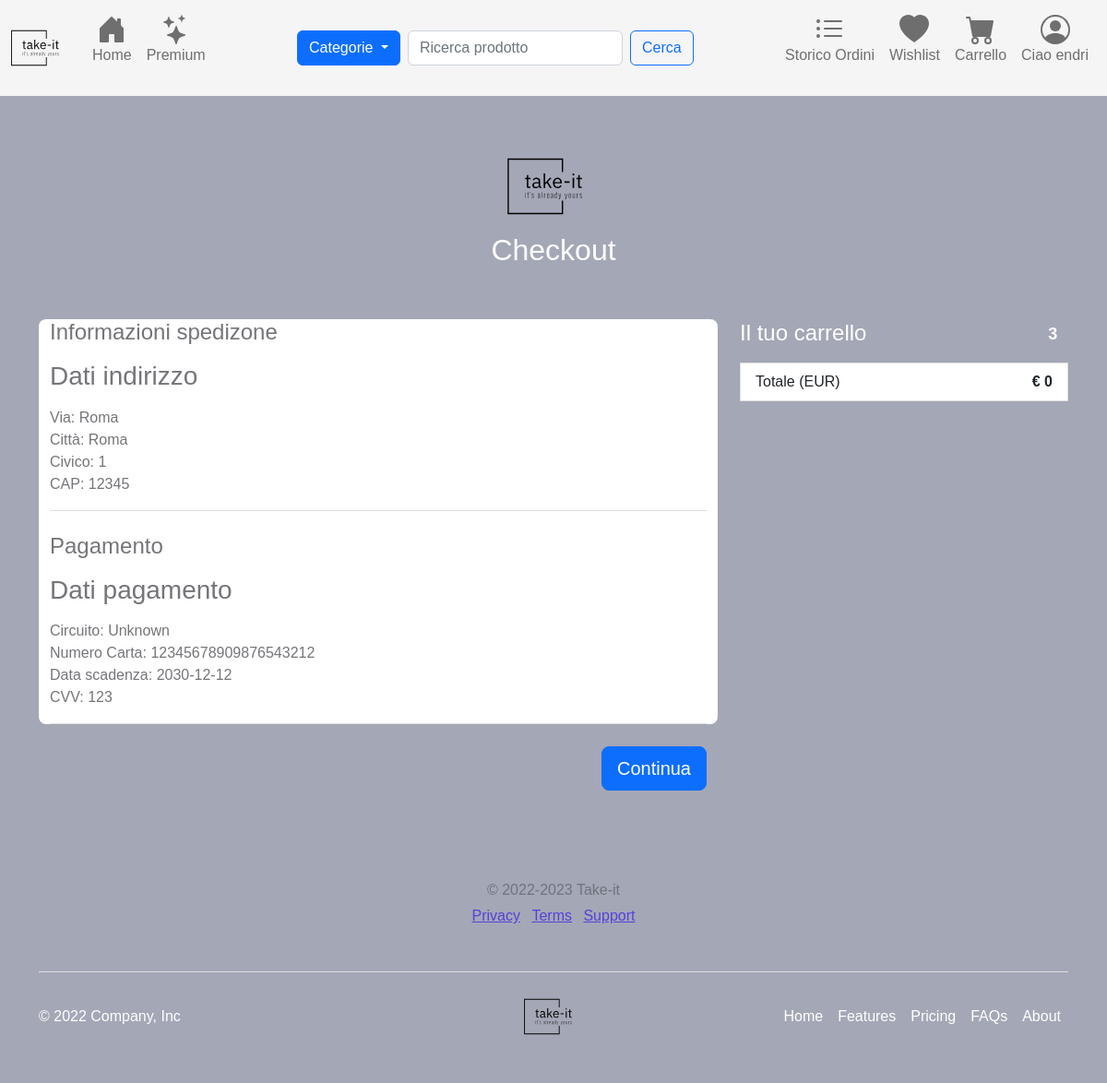
The page /checkout.php (signed in) on the database its author committed.
### tables this page shows
CREATE TABLE IF NOT EXISTS `Utente` (
  `Id` int(11) NOT NULL AUTO_INCREMENT,
  `Nome` varchar(50) NOT NULL,
  `Cognome` varchar(50) NOT NULL,
  `Email` varchar(50) NOT NULL,
  `Password` varchar(32) NOT NULL,
  `Claim_id` int(11) NOT NULL,
  `Indirizzo_id` int(11) NOT NULL,
  `Status` int(11) NOT NULL,
  `Timestamp` timestamp NOT NULL DEFAULT current_timestamp(),
  PRIMARY KEY (`Id`),
  KEY `Claim_id` (`Claim_id`),
  KEY `Indirizzo_id` (`Indirizzo_id`)
);

CREATE TABLE IF NOT EXISTS `Indirizzo` (
  `Id` int(11) NOT NULL AUTO_INCREMENT,
  `Via` varchar(100) NOT NULL,
  `Numero_civico` int(5) NOT NULL,
  `Citta` varchar(50) NOT NULL,
  `CAP` int(5) NOT NULL,
  `Status` int(4) NOT NULL,
  `Timestamp` timestamp NOT NULL DEFAULT current_timestamp(),
  PRIMARY KEY (`Id`)
);

CREATE TABLE IF NOT EXISTS `Forma_di_pagamento` (
  `Id` int(11) NOT NULL AUTO_INCREMENT,
  `Circuito` varchar(20) NOT NULL,
  `Numero_carta` varchar(20) NOT NULL,
  `Data_scadenza` varchar(20) NOT NULL,
  `CVV` int(3) NOT NULL,
  `Tipo_di_pagamento` int(10) NOT NULL,
  `Utente_id` int(11) NOT NULL,
  `Status` int(11) NOT NULL,
  `Timestamp` timestamp NOT NULL DEFAULT current_timestamp(),
  PRIMARY KEY (`Id`),
  KEY `Utente_id` (`Utente_id`)
);

### templates/views/form/checkout.php (the view, shortened to what the rows shown need)
<div class="container">
    <div class="py-5 text-center">
        <h2 style="color: white;">Checkout</h2>
    </div>
    <div class="row">
                <?php
                if (isset($_SESSION["Id"])) {
                    $session = new Session($_SESSION["Id"]);
                } else {
                    echo '<div>Non sembri essere registrato? <a class="btn btn-outline-secondary" href="./login.php">Accedi</a></div>';
                }
                ?>
        <div class="col-md-8 order-md-1">
            <div class="container rounded" style="background: white;">
                <h4 class="mb-3">Informazioni spedizone</h4>
                    <?php
                    if (isset($_SESSION[ID])) {
                        $session = new Session($_SESSION[ID]);
                        $where = "Id = " . $session->getCurrentUser()[INDIRIZZO_ID] . " AND Id != 1";
                        $addressObj = $session->getRecord(INDIRIZZO, $where);
                        if ($addressObj !== null) {
                            echo
                                '<h3 class="mb-3">Dati indirizzo</h3>
                                <p class="mb-0">Via: ' . $addressObj[VIA] . '</p>
                                <p class="mb-0">Città: ' . $addressObj[CITTA] . '</p>
                                <p class="mb-0">Civico: ' . $addressObj[NUMERO_CIVICO] . ' </p>
                                <p class="mb-0">CAP: ' . $addressObj[CAP] . ' </p>';
                        } else {
                            echo '<div>Inserisci dati indirizzo: <a class="btn btn-outline-secondary" href="./address.php">Dati indirizzo</a></div>';
                        }
                    } else {
                        echo '<div>Non sembri essere registrato: <a class="btn btn-outline-secondary" href="./login.php">Accedi</a></div>';
                    }
                    ?>
                    <hr class="mb-4">
                    <h4 class="mb-3">Pagamento</h4>
                    <div class="d-block my-3">
                        <?php
                        if (isset($_SESSION[ID])) {
                            $session = new Session($_SESSION[ID]);
                            $where = "Utente_id = " . $session->getCurrentUser()[ID];
                            $cardPayObj = $session->getRecord(FORMA_DI_PAGAMENTO, $where);
                            if ($cardPayObj !== null) {
                                echo
                                    '<h3 class="mb-3">Dati pagamento</h3>
                                    <p class="mb-0">Circuito: ' . $cardPayObj[CIRCUITO] . '</p>
                                    <p class="mb-0">Numero Carta: ' . $cardPayObj[NUMERO_CARTA] . '</p>
                                    <p class="mb-0">Data scadenza: ' . $cardPayObj[DATA_SCADENZA] . ' </p>
                                    <p class="mb-0">CVV: ' . $cardPayObj[CVV] . ' </p>';
                            } else {
                                echo '<div>Inserisci dati pagamento: <a class="btn btn-outline-secondary" href="./cardPayForm.php">Forma di pagamento</a></div>';
                            }
                        } else {
                            echo '<div class="d-flex justify-content-end">
                                <div>Non sembri essere registrato: <a class="btn btn-outline-secondary" href="./login.php">Accedi</a>
                                </div>
                                </div>';
                        }
                        ?>
                    </div>
                    <hr class="mb-4">
                    <button class="btn btn-primary btn-lg btn-block ml-auto float-end" type="submit" name="checkout">Continua</button>
            </div>
        </div>
    </div>
</div>

### templates/views/utils/navbar.php (shortened to what the rows shown need)
<nav class="navbar navbar-expand-lg bg-light bd-navbar sticky-top" id="navbar-main">
    <div class="container-fluid">
        <div class="collapse navbar-collapse" id="navbarSupportedContent">
            <ul class="navbar-nav flex-row flex-wrap ms-md-auto justify-content-between" id="btn-toogle-navbar">
                <li class="nav-item dropdown">
                    <a class="nav-link" href="#" role="button" data-bs-toggle="dropdown" aria-expanded="false">
                        <div class="nav-caption-item">
                            <?php
                                if(isset($_SESSION["Id"])) {
                                    try {
                                        $session = new Session($_SESSION["Id"]);
                                        $user = $session->getCurrentUser();
                                        if ($user[ID] !== ID_UNSET) {
                                            echo 'Ciao ' . $user[NOME];
                                        } else {
                                            echo '<p>Utente</p>';
                                        }
                                    } catch (Exception $e) {
                                        echo $e->getMessage();
                                    }
                                } else {
                                    echo '<p>Utente</p>';
                                }
                            ?>
                        </div>
                    </a>
                </li>
            </ul>
        </div>
    </div>
</nav>

### rows shown on the page
utente: Nome "endri"
indirizzo: Via "Roma", Citta "Roma", Numero_civico "1", CAP "12345"
forma_di_pagamento: Circuito "Unknown", Numero_carta "12345678909876543212", Data_scadenza "2030-12-12", CVV "123"

### other values the page prints
EURO "€"
$finalAmount "0"
